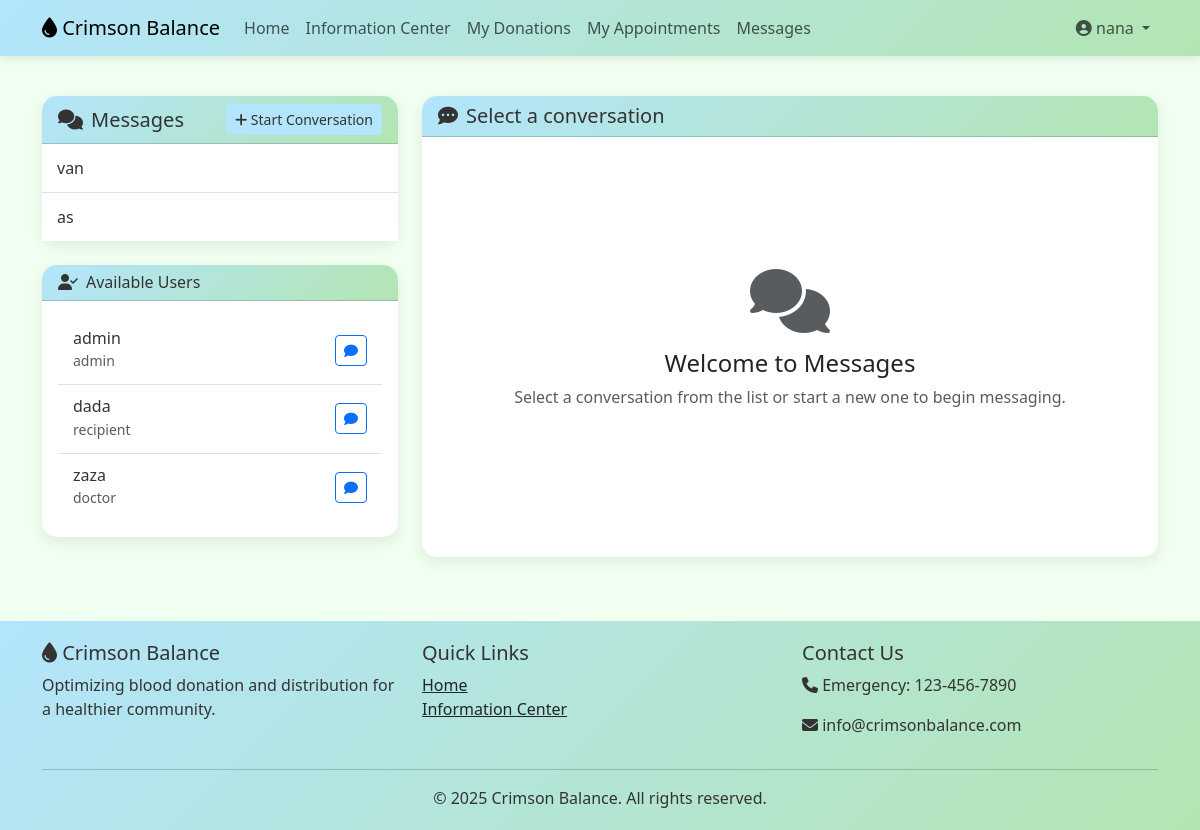
/chat/dashboard/ (signed in), run on an earlier commit of the app's database.
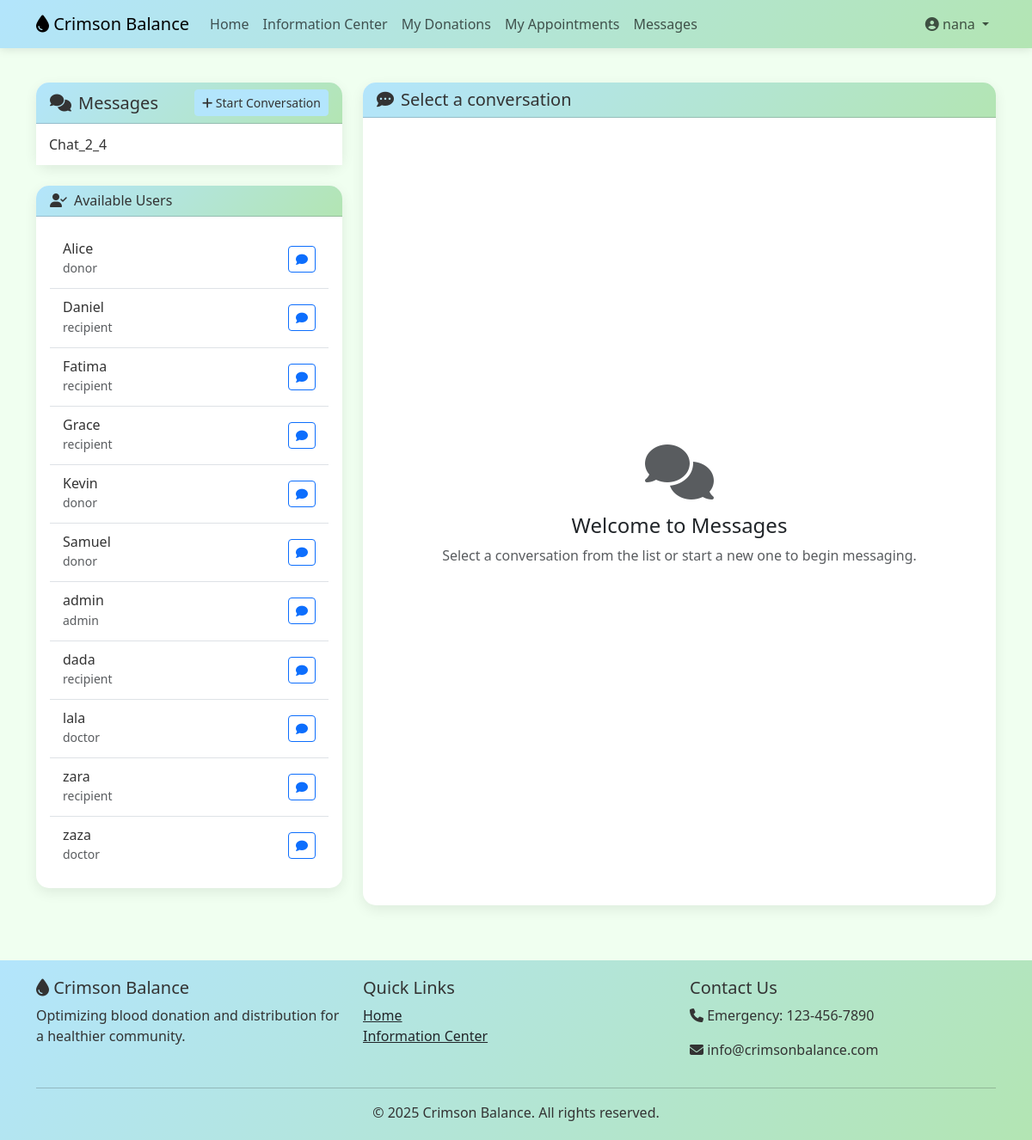
And on a later commit of the database.
### accounts/models.py (models this page shows, shortened)
class CustomUser(AbstractUser):
    USER_TYPE_CHOICES = (
        ('donor', 'Blood Donor'),
        ('recipient', 'Blood Recipient'),
        ('doctor', 'Doctor'),
        ('admin', 'Administrator'),
    )
    user_type = models.CharField(max_length=20, choices=USER_TYPE_CHOICES, default='donor')
    phone_number = models.CharField(max_length=15, blank=True)
    blood_group = models.CharField(max_length=5, blank=True)
    date_of_birth = models.DateField(null=True, blank=True)
    address = models.TextField(blank=True)
    city = models.CharField(max_length=100, blank=True)
    is_verified = models.BooleanField(default=False)
    profile_picture = models.ImageField(upload_to='profile_pics/', blank=True)

### chat/models.py (models this page shows, shortened)
class ChatRoom(models.Model):
    name = models.CharField(max_length=255, unique=True)
    participants = models.ManyToManyField(CustomUser)
    is_group = models.BooleanField(default=False)
    created_at = models.DateTimeField(auto_now_add=True)

### chat/views.py (the view)
# urls.py: path('dashboard/', views.dashboard, name='dashboard'),
@login_required
def dashboard(request):
    rooms = ChatRoom.objects.filter(participants=request.user).order_by('-created_at')
    users = CustomUser.objects.exclude(id=request.user.id).order_by('username')
    return render(request, 'chat/dashboard.html', {
        'rooms': rooms,
        'users': users,
    })

### templates/chat/dashboard.html (shortened to what this page needs)
{% extends 'base.html' %}
{% block content %}
<div class="row">
    <div class="col-md-4">
        <div class="card">
            <div class="card-header d-flex justify-content-between align-items-center">
                <h5 class="mb-0"><i class="fas fa-comments me-2"></i>Messages</h5>
                <button class="btn btn-sm btn-primary" data-bs-toggle="modal" data-bs-target="#newChatModal">
                    <i class="fas fa-plus"></i> Start Conversation
                </button>
            </div>
            <div class="card-body p-0">
                <div class="list-group list-group-flush">
                    {% for room in rooms %}
                        <a href="{% url 'room' room_id=room.id %}" class="list-group-item list-group-item-action">
                            {{ room.name }}
                        </a>
                    {% empty %}
                        <div class="text-center py-4">
                            <i class="fas fa-comments fa-2x text-muted mb-3"></i>
                            <p class="text-muted">No chat rooms yet</p>
                        </div>
                    {% endfor %}
                </div>
            </div>
        </div>
        <div class="card mt-4">
            <div class="card-header">
                <h6 class="mb-0"><i class="fas fa-user-check me-2"></i>Available Users</h6>
            </div>
            <div class="card-body">
                <div class="list-group list-group-flush">
                    {% for user in users %}
                        <div class="list-group-item d-flex justify-content-between align-items-center">
                            <div>
                                <h6 class="mb-0">{{ user.username }}</h6>
                                <small class="text-muted">{{ user.user_type }}</small>
                            </div>
                            <a href="{% url 'start_chat' user.id %}" class="btn btn-sm btn-outline-primary">
                                <i class="fas fa-comment"></i>
                            </a>
                        </div>
                    {% empty %}
                        <p class="text-muted">No users available</p>
                    {% endfor %}
                </div>
            </div>
        </div>
    </div>
    <div class="col-md-8">
        <div class="card h-100">
            <div class="card-header">
                <h5 class="mb-0"><i class="fas fa-comment-dots me-2"></i>Select a conversation</h5>
            </div>
            <div class="card-body d-flex flex-column align-items-center justify-content-center" style="min-height: 400px;">
                <i class="fas fa-comments fa-4x text-muted mb-3"></i>
                <h4>Welcome to Messages</h4>
                <p class="text-muted text-center">
                    Select a conversation from the list or start a new one
                    to begin messaging.
                </p>
            </div>
        </div>
    </div>
</div>
{% endblock %}

### templates/base.html (shortened to what this page needs)
<!DOCTYPE html>
<html lang="en">
<head>
    <link href="https://cdn.jsdelivr.net/npm/bootstrap@5.3.0-alpha1/dist/css/bootstrap.min.css" rel="stylesheet">
    <link rel="stylesheet" href="https://cdnjs.cloudflare.com/ajax/libs/font-awesome/6.4.0/css/all.min.css">
</head>
<body>
    <nav class="navbar navbar-expand-lg navbar-custom">
        <div class="container">
            <a class="navbar-brand" href="{% url 'home' %}">
                <i class="fas fa-tint"></i> Crimson Balance
            </a>
            <div class="collapse navbar-collapse" id="navbarNav">
                <ul class="navbar-nav me-auto">
                    <li class="nav-item">
                        <a class="nav-link" href="{% url 'home' %}">Home</a>
                    </li>
                    <li class="nav-item">
                        <a class="nav-link" href="{% url 'information_center' %}">Information Center</a>
                    </li>
                    {% if user.is_authenticated %}
                        {% if user.user_type == 'donor' %}
                        <li class="nav-item">
                            <a class="nav-link" href="{% url 'donation_history' %}">My Donations</a>
                        </li>
                        <li class="nav-item">
                            <a class="nav-link" href="{% url 'donor_appointments' %}">My Appointments</a>
                        </li>
                        {% elif user.user_type == 'recipient' %}
                        <li class="nav-item">
                            <a class="nav-link" href="{% url 'recipient_history' %}">My Requests</a>
                        </li>
                        {% endif %}
                        <li class="nav-item">
                            <a class="nav-link" href="{% url 'dashboard' %}">Messages</a>
                        </li>
                    {% endif %}
                </ul>
                <ul class="navbar-nav">
                    {% if user.is_authenticated %}
                    <li class="nav-item dropdown">
                        <a class="nav-link dropdown-toggle" href="#" id="navbarDropdown" role="button" data-bs-toggle="dropdown">
                            <i class="fas fa-user-circle"></i> {{ user.username }}
                        </a>
                    </li>
                    {% endif %}
                </ul>
            </div>
        </div>
    </nav>
    <main class="container py-4">
        {% block content %}{% endblock %}
    </main>
    <footer class="footer">
        <div class="container">
            <div class="row">
                <div class="col-md-4">
                    <h5><i class="fas fa-tint"></i> Crimson Balance</h5>
                    <p>Optimizing blood donation and distribution for a healthier community.</p>
                </div>
                <div class="col-md-4">
                    <h5>Quick Links</h5>
                    <ul class="list-unstyled">
                        <li><a href="{% url 'home' %}" class="text-dark">Home</a></li>
                        <li><a href="{% url 'information_center' %}" class="text-dark">Information Center</a></li>
                    </ul>
                </div>
                <div class="col-md-4">
                    <h5>Contact Us</h5>
                    <p><i class="fas fa-phone"></i> Emergency: 123-456-7890</p>
                    <p><i class="fas fa-envelope"></i> info@crimsonbalance.com</p>
                </div>
            </div>
            <hr>
            <p class="text-center mb-0">&copy; 2025 Crimson Balance. All rights reserved.</p>
        </div>
    </footer>
</body>
</html>

### templates/base.html (style rules this page uses)
:root { --pastel-red: #FFB3BA; --pastel-blue: #B3E5FC; --pastel-green: #B3E5B3; --light-gray: #f8f9fa; }
body { background-color:honeydew; font-family: 'Segoe UI', Tahoma, Geneva, Verdana, sans-serif; }
.navbar-custom { background: linear-gradient(135deg, var(--pastel-blue), var(--pastel-green)); box-shadow: 0 2px 10px rgba(0,0,0,0.1); }
.btn-primary { background-color: var(--pastel-blue); border-color: var(--pastel-blue); color: #333; }
.card { border-radius: 15px; box-shadow: 0 5px 15px rgba(0,0,0,0.08); border: none; margin-bottom: 20px; }
.card-header { background: linear-gradient(135deg, var(--pastel-blue), var(--pastel-green)); color: #333; border-radius: 15px 15px 0 0 !important; font-weight: 600; }
.footer { background: linear-gradient(135deg, var(--pastel-blue), var(--pastel-green)); color: #333; padding: 20px 0; margin-top: 40px; }
.list-group-item { color: #333; font-weight: 500; padding: 12px 15px; }

What changed in the data, as far as the page shows it:
removed ChatRoom: name "van"
removed ChatRoom: name "as"
added ChatRoom: name "Chat_2_4"
added CustomUser: username "Alice", user_type "donor"
added CustomUser: username "Daniel", user_type "recipient"
added CustomUser: username "Fatima", user_type "recipient"
added CustomUser: username "Grace", user_type "recipient"
added CustomUser: username "Kevin", user_type "donor"
added CustomUser: username "Samuel", user_type "donor"
added CustomUser: username "lala", user_type "doctor"
added CustomUser: username "zara", user_type "recipient"
